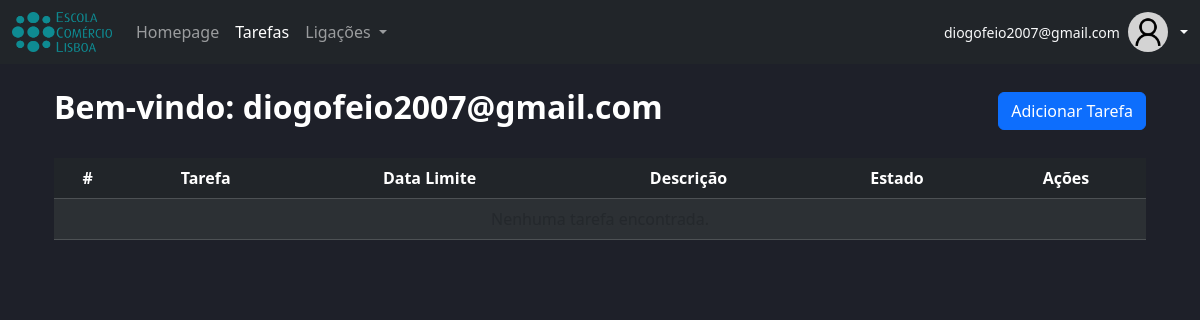
Page /tarefas/diogofeio2007@gmail.com (signed in) on the earlier database version.
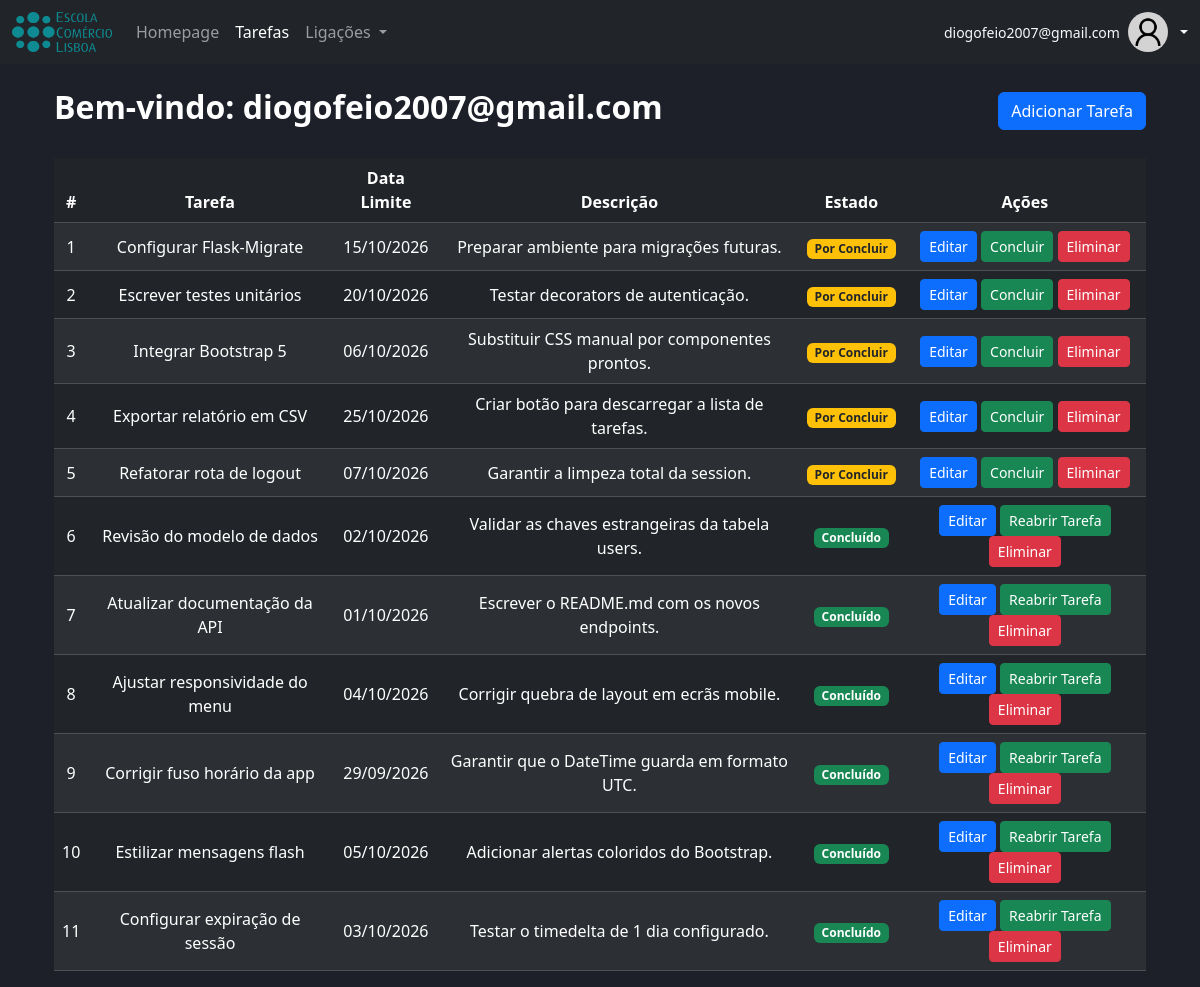
Same page on the later database version.
### main.py (models this page shows, shortened)
class Tarefas(db.Model):
    __tablename__ = 'tarefas'
    id = db.Column(db.Integer, primary_key=True, autoincrement=True)
    tarefa = db.Column(db.String(100), nullable=False)
    dataLimite = db.Column(db.DateTime)
    descricao = db.Column(db.String(255))
    estado = db.Column(db.Boolean, default=False)
    idUtilizador = db.Column(db.Integer, db.ForeignKey('users.id'), nullable=False)

### main.py (the view, shortened to what this page needs)
@app.route('/tarefas/<email>', methods=['GET', 'POST'])
def tarefas(email):
    if "user" not in session:
        flash("Tem de efetuar o login.")
        return redirect(url_for('login'))
    if session["user"] != email:
        flash("Acesso não autorizado.")
        return redirect(url_for('tarefas', email=session["user"]))
    utilizador = Users.query.filter_by(email=email).first_or_404()
    lista_tarefas = Tarefas.query.filter_by(idUtilizador=utilizador.id).order_by(Tarefas.estado.asc()).all()
    return render_template('tarefas.html', email=utilizador.email, tarefas=lista_tarefas)

### templates/tarefas.html (shortened to what this page needs)
{% extends "base.html" %}
{% block content %}
    <div class="container mt-4">
        <div class="d-flex justify-content-between align-items-center mb-4">
            <h2>Bem-vindo: {{ email }}</h2>
            <button class="btn btn-primary" type="button" data-bs-toggle="modal" data-bs-target="#AdicionarTarefa">
                Adicionar Tarefa
            </button>
        </div>
        <table class="table table-dark table-striped mt-3 align-middle">
            <thead>
                <tr>
                    <th scope="col">#</th>
                    <th scope="col">Tarefa</th>
                    <th scope="col">Data Limite</th>
                    <th scope="col">Descrição</th>
                    <th scope="col">Estado</th>
                    <th>Ações</th>
                </tr>
            </thead>
            <tbody>
    {% for t in tarefas %}
    <tr>
        <td>{{ loop.index }}</td>
        <td>{{ t.tarefa }}</td>
        <td>
            {% if t.dataLimite and t.dataLimite.strftime %}
                {{ t.dataLimite.strftime('%d/%m/%Y') }}
            {% else %}
                <span class="text-muted"></span>
            {% endif %}
        </td>
        <td>{{ t.descricao or '' }}</td>
        <td>
            {% if t.estado %}
                <span class="badge bg-success">Concluído</span>
            {% else %}
                <span class="badge bg-warning text-dark">Por Concluir</span>
            {% endif %}
        </td>
        <td>
            <button class="btn btn-sm btn-primary" data-bs-toggle="modal" data-bs-target="#modalEditar{{ t.id }}">
                Editar
            </button>
            <a href="{{ url_for('concluir_tarefa', id=t.id) }}" class="btn btn-sm btn-success">
                {% if t.estado %}Reabrir Tarefa{% else %}Concluir{% endif %}
            </a>
            <button class="btn btn-sm btn-danger" data-bs-toggle="modal" data-bs-target="#modalEliminar{{ t.id }}">
                Eliminar
            </button>
        </td>
    </tr>
    {% else %}
    <tr>
        <td colspan="6" class="text-center text-muted">Nenhuma tarefa encontrada.</td>
    </tr>
    {% endfor %}
</tbody>
        </table>
    </div>
{% endblock %}

Differences in the rows shown:
added Tarefas: tarefa "Configurar Flask-Migrate", dataLimite "15/10/2026", descricao "Preparar ambiente para migrações futuras.", estado "Por Concluir"
added Tarefas: tarefa "Escrever testes unitários", dataLimite "20/10/2026", descricao "Testar decorators de autenticação.", estado "Por Concluir"
added Tarefas: tarefa "Integrar Bootstrap 5", dataLimite "06/10/2026", descricao "Substituir CSS manual por componentes prontos.", estado "Por Concluir"
added Tarefas: tarefa "Exportar relatório em CSV", dataLimite "25/10/2026", descricao "Criar botão para descarregar a lista de tarefas.", estado "Por Concluir"
added Tarefas: tarefa "Refatorar rota de logout", dataLimite "07/10/2026", descricao "Garantir a limpeza total da session.", estado "Por Concluir"
added Tarefas: tarefa "Revisão do modelo de dados", dataLimite "02/10/2026", descricao "Validar as chaves estrangeiras da tabela users.", estado "Concluído"
added Tarefas: tarefa "Atualizar documentação da API", dataLimite "01/10/2026", descricao "Escrever o README.md com os novos endpoints.", estado "Concluído"
added Tarefas: tarefa "Ajustar responsividade do menu", dataLimite "04/10/2026", descricao "Corrigir quebra de layout em ecrãs mobile.", estado "Concluído"
added Tarefas: tarefa "Corrigir fuso horário da app", dataLimite "29/09/2026", descricao "Garantir que o DateTime guarda em formato UTC.", estado "Concluído"
added Tarefas: tarefa "Estilizar mensagens flash", dataLimite "05/10/2026", descricao "Adicionar alertas coloridos do Bootstrap.", estado "Concluído"
added Tarefas: tarefa "Configurar expiração de sessão", dataLimite "03/10/2026", descricao "Testar o timedelta de 1 dia configurado.", estado "Concluído"
